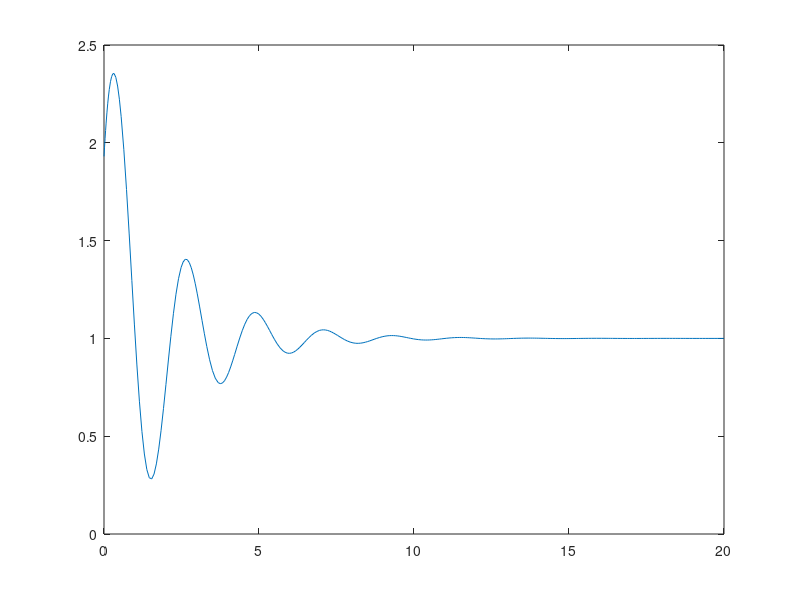

Write the MATLAB code that produced this figure. (Note: this script raises an error after producing the figure.)
% params
m = 1;
L = 1;
b = 1;
theta_r = 1;

% sampling
g = rand() * 10;                   % Uniform in [0, 10]
phi_g = (2 * rand() - 1) * pi;     % Uniform in [-pi, pi]
theta0 = (2 * rand() - 1) * pi;    % Initial angle
thetadot0 = (2 * rand() - 1) * pi; % Initial angular velocity

% ode function
f = @(t, x) [...
    x(2); % dx1/dt = x2
    - (b / (m * L^2)) * x(2) - (g / L) * sin(x(1) - theta_r) % dx2/dt
];

% solutoin
tspan = [0 20];
x0 = [theta0; thetadot0];
[t, x] = ode45(f, tspan, x0);

% plot over time
figure;
plot(t, x(:,1));
hold on;
yline(theta_r, '--r');
xlabel('Time (s)');
ylabel('\theta (rad)');
legend('\theta(t)', '\theta_r');

% params
m = 1; L = 1; b = 1;
theta_r = 1;

% sampling
g = 10 * rand();
phi_g = -pi + 2*pi*rand();
theta0 = -pi + 2*pi*rand();
theta_dot0 = -pi + 2*pi*rand();
x0 = [theta0; theta_dot0];

% control gain
k = 15;
tspan = [0 10];

% ode function
f = @(t, x) [
    x(2);
    -(b/(m*L^2))*x(2) ...
    - (g/L)*sin(x(1) - phi_g) ...
    - (k/(m*L^2)) * sin(x(1) - theta_r)
];

[t, x] = ode45(f, tspan, x0);
theta_wrapped = mod(x(:,1) + pi, 2*pi) - pi;

% Plot
figure;
plot(t, theta_wrapped);
hold on;
yline(mod(theta_r + pi, 2*pi) - pi, '--r', 'θ_r');
xlabel('Time (s)');
ylabel('θ (rad)');
legend('θ(t)', 'θ_r');

% params
m = 1; L = 1; b = 1;
theta_r = 1;         % Desired angle

% sampling
g = 10 * rand();
phi_g = -pi + 2*pi*rand();
theta0 = -pi + 2*pi*rand();
omega0 = -pi + 2*pi*rand();
z0 = 0;
x0 = [theta0; omega0; z0];

% control gains
k_p = 10;
k_i = 5;
tspan = [0 15];

% ode function
f = @(t, x) [
    x(2);
    -(b / (m*L^2)) * x(2) - (g / L) * sin(x(1) - phi_g) ...
        + (1 / (m*L^2)) * (-k_p * sin(x(1) - theta_r) - k_i * x(3)); % domega/dt
    sin(x(1) - theta_r)
];

% solution
[t, x] = ode45(f, tspan, x0);
theta_wrapped = mod(x(:,1) + pi, 2*pi) - pi;

% Plot
figure;
plot(t, theta_wrapped);
hold on;
yline(mod(theta_r + pi, 2*pi) - pi, '--r', 'θ_r');
xlabel('Time (s)');
ylabel('θ (rad)');
legend('\theta(t)', '\theta_r');
